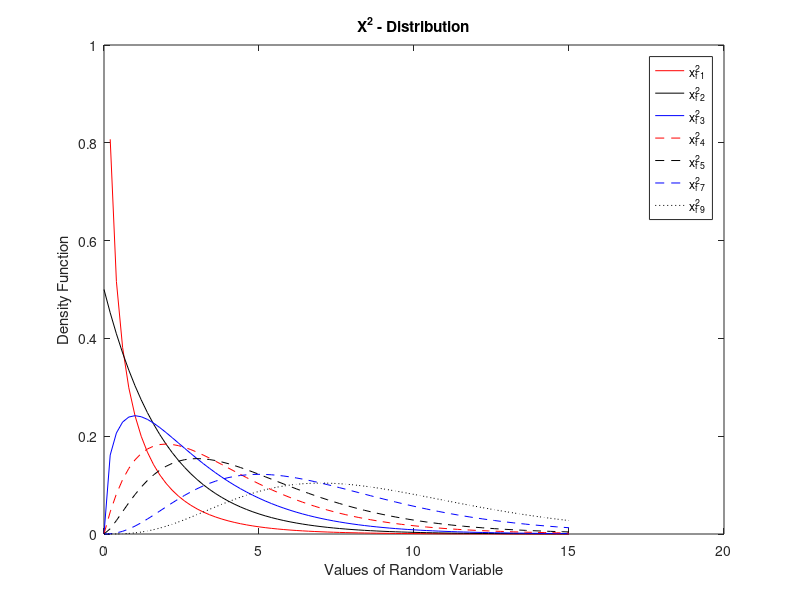

The MATLAB script that drew this image:
%--------------------------------------------------------------------------
%   
%   SELECTED SECTIONS OF ADJUSTMENT CALCULATION 
%   Chi-Square Distribution
% 
%   Task           : 2        
%   Author         : Arghadeep Mazumder
%   Version        : May 23, 2017
%   
%--------------------------------------------------------------------------

clc;
clear all;
close all;

x=0:0.20:15;

A=chi2pdf(x,1);
figure;
plot(x,A,'r','DisplayName','x^2_f_1')
hold on

B=chi2pdf(x,2);
plot(x,B,'k','DisplayName','x^2_f_2')
hold on

C=chi2pdf(x,3);
plot(x,C,'b','DisplayName','x^2_f_3')
hold on

D=chi2pdf(x,4);
plot(x,D,'r--','DisplayName','x^2_f_4')
hold on

E=chi2pdf(x,5);
plot(x,E,'k--','DisplayName','x^2_f_5')
hold on

F=chi2pdf(x,7);
plot(x,F,'b--','DisplayName','x^2_f_7')
hold on

G=chi2pdf(x,9);
plot(x,G,'k:','DisplayName','x^2_f_9')
hold on

title('X^2 - Distribution')
xlabel('Values of Random Variable')
ylabel('Density Function')
legend('show')
